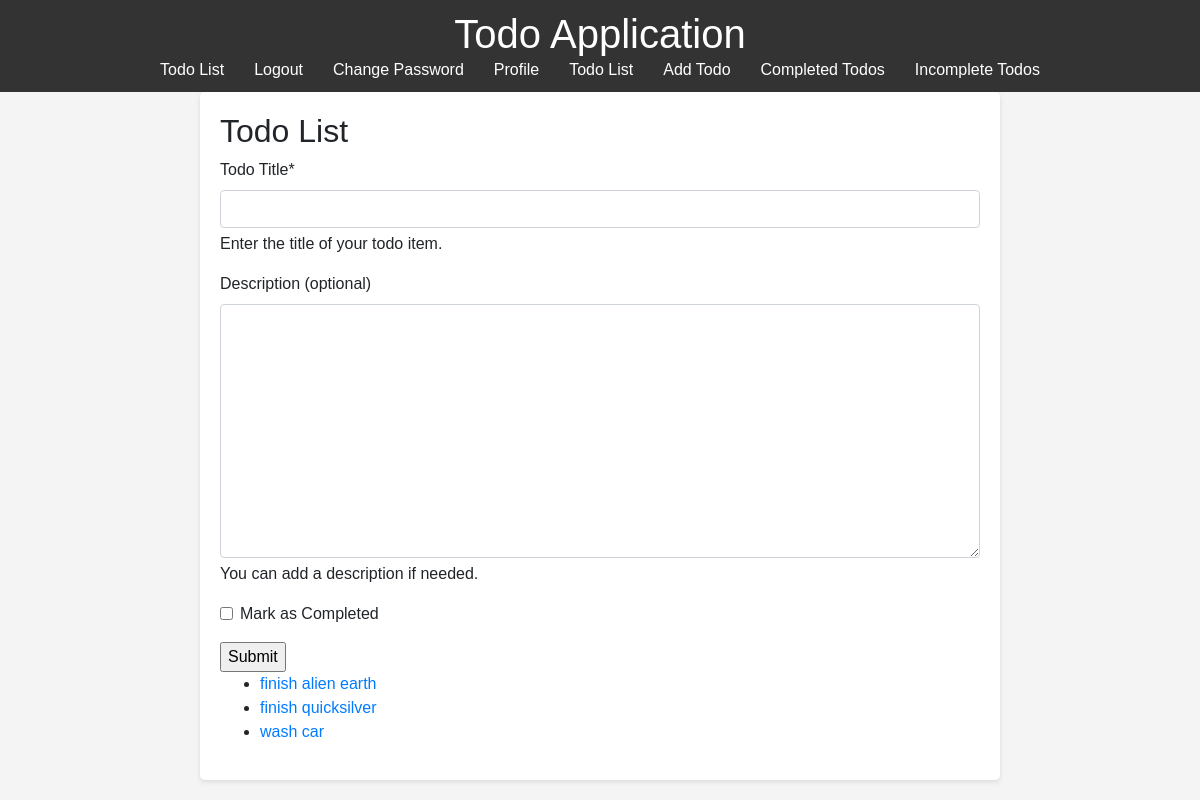
The page / (signed in) on the database as committed earlier.
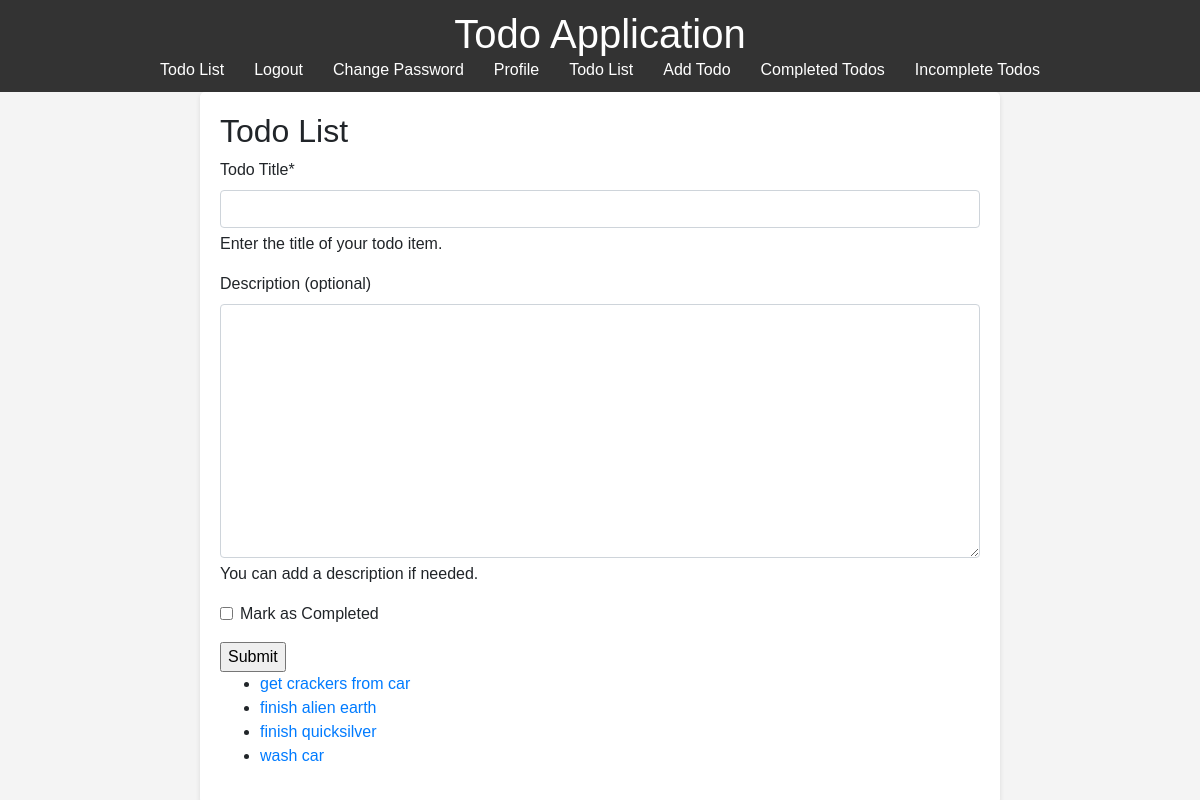
The same page on the database as committed later.
### todo_app/models.py (models this page shows, shortened)
class TodoItem(models.Model):
    user = models.ForeignKey(User, on_delete=models.CASCADE)
    title = models.CharField(max_length=200)
    description = models.TextField(blank=True, null=True)
    completed = models.BooleanField(default=False)
    created = models.DateTimeField(auto_now_add=True)
    updated = models.DateTimeField(auto_now=True)
    user = models.ForeignKey(User, on_delete=models.CASCADE, related_name='todo_items')
    class Meta:
        ordering = ['-created']

### todo_app/views.py (the view)
# urls.py: path('', views.todo_list, name='todo_list'),
@login_required
def todo_list(request):
    if request.method == 'POST':
            todos = TodoItem.objects.filter(user=request.user)
            form = TodoItemForm(request.POST)
            if form.is_valid():
                todo = form.save(commit=False)
                todo.user = request.user
                todo.save()
                return redirect('todo_list')
    else:
        form = TodoItemForm()
    todos = TodoItem.objects.filter(user=request.user)
    return render(request, 'todo_app/todo_list.html', {'todos': todos, 'form': form})

### todo_app/forms.py
class TodoItemForm(forms.ModelForm):
    class Meta:
        model = TodoItem
        fields = ['title', 'description', 'completed']
        widgets = {
            'title': forms.TextInput(attrs={'class': 'form-control'}),
            'description': forms.Textarea(attrs={'class': 'form-control'}),
            'completed': forms.CheckboxInput(attrs={'class': 'form-check-input'}),
        }
        labels = {
            'title': 'Todo Title',
            'description': 'Description (optional)',
            'completed': 'Mark as Completed',
        }
        help_texts = {
            'title': 'Enter the title of your todo item.',
            'description': 'You can add a description if needed.',
        }
        error_messages = {
            'title': {
                'required': 'This field is required.',
                'max_length': 'Title cannot exceed 200 characters.',
            },
        }

### todo_app/templates/todo_app/todo_list.html (shortened to what this page needs)
{% extends 'base.html' %}
{% load static %}
{% load crispy_forms_tags %}
{% load i18n %}
{% block content %}
    <main>
        <h2>Todo List</h2>
        <form action="" method='POST'>
            {{ form|crispy }}
            <input type="submit" value="Submit" placeholder="Enter Todo...">
        </form>
        <ul class="todo-list">
            {% for todo in todos %}
                <li>
                    <a href="{% url 'todo_detail' todo.id %}">{{ todo.title }}</a>
                </li>
            {% empty %}
                <li>No todos available.</li>
            {% endfor %}
        </ul>
    </main>
{% endblock content %}

### templates/base.html (shortened to what this page needs)
<!doctype html>
{% load static %}
<html lang="en">
  <head>
    <link rel="stylesheet" href="https://cdn.jsdelivr.net/npm/bootstrap@4.6.2/dist/css/bootstrap.min.css">
    <link rel="stylesheet" href="{% static 'todo_app/css/style.css' %}">
  </head>
  <body>
    <header>
        <h1>Todo Application</h1>
        <nav>
            <ul>
                <li><a href="{% url 'todo_list' %}">Todo List</a></li>
                {% if user.is_authenticated %}
                    <li><a href="{% url 'logout' %}">Logout</a></li>
                    <li><a href="{% url 'profile' %}">Change Password</a></li>
                    <li><a href="{% url 'show_profile' %}">Profile</a></li>
                    <li><a href="{% url 'todo_list' %}">Todo List</a></li>
                    <li><a href="{% url 'todo_list' %}">Add Todo</a></li>
                    <li><a href="{% url 'todo_completed' %}">Completed Todos</a></li>
                    <li><a href="{% url 'todo_incomplete' %}">Incomplete Todos</a></li>
                    {% else %}
                    <li><a href="{% url 'login' %}">Login</a></li>
                    <li><a href="{% url 'signup' %}">Sign Up</a></li>
                {% endif %}
            </ul>
        </nav>
    </header>
    {% block content %}{% endblock %}
  </body>
</html>

### todo_app/static/todo_app/css/style.css (style rules this page uses)
body { font-family: Arial, sans-serif; margin: 0; padding: 0; background-color: #f4f4f4; }
header { background-color: #333; color: #fff; padding: 10px 0; text-align: center; }
header h1 { margin: 0; }
nav ul { list-style: none; padding: 0; margin: 0; display: flex; justify-content: center; }
nav ul li { margin: 0 15px; }
nav ul li a { color: #fff; text-decoration: none; }
main { padding: 20px; max-width: 800px; margin: 0 auto; background-color: #fff; border-radius: 5px; box-shadow: 0 2px 5px rgba(0, 0, 0, 0.1); }

Rows that differ between the two databases and show on the page:
added TodoItem: title "get crackers from car"
